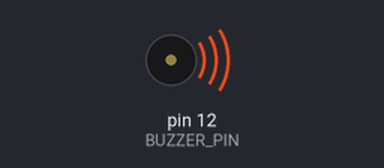
This sketch was run on a simulated Arduino Uno, built with avr-gcc and run on an emulated ATmega328P. Parts: buzzer (waves = sounding).

Above: at 0.1 s.
Timing chart, 0 to 40.0 s (numbered marks = the images above):
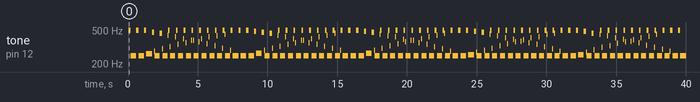

Measured:
- by itself, tone on pin 12 (BUZZER_PIN): plays 496 Hz for 0.16 s, 249 Hz for 0.40 s, 496 Hz for 0.16 s, 249 Hz for 0.40 s, 496 Hz for 0.16 s, 262 Hz for 0.40 s … (241 notes in this stretch)

The sketch:

BuzzerActive.ino
```cpp
/*
  Active Buzzer
*/
const byte BUZZER_PIN = 12;

void setup()
{
  pinMode(BUZZER_PIN, OUTPUT);
}

void loop()
{
  // Output a frequency
  for (int i = 0 ; i < 80 ; i++)
  {
    digitalWrite(BUZZER_PIN, HIGH);
    delay(1); // wait for 1ms
    digitalWrite(BUZZER_PIN, LOW);
    delay(1); // wait for 1ms
  }

  // Output another frequency
  for (int i = 0 ; i < 100 ; i++)
  {
    digitalWrite(BUZZER_PIN, HIGH);
    delay(2); // wait for 2ms
    digitalWrite(BUZZER_PIN, LOW);
    delay(2); // wait for 2ms
  }
}
```
